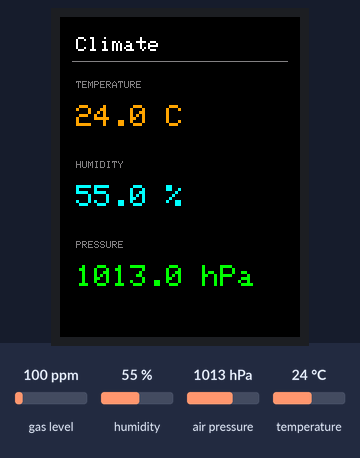
A program run on a simulated ESP32-S3. On the bench: 240×320 colour display. The test bench sets the inputs (shaded band); at power-on: humidity 55 %, air pressure 1013 hPa, temperature 24 °C, gas level 100 ppm. Storage starts empty; what the program prints to the serial monitor is not drawn.

Above: at 1.9 s.
2.0 s: humidity set to 22 %
At 3.4 s:
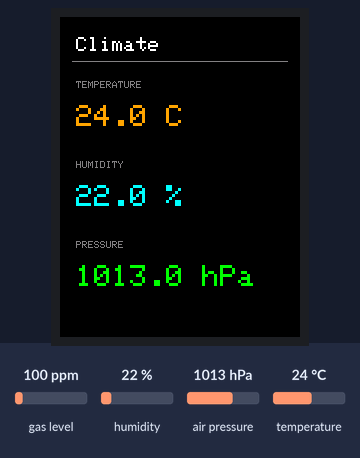
3.7 s: air pressure set to 952 hPa
At 4.9 s:
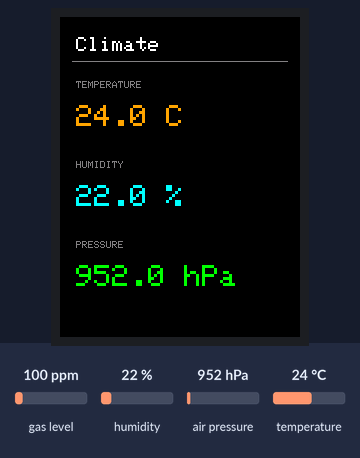
5.7 s: temperature set to 12 °C
At 7.4 s:
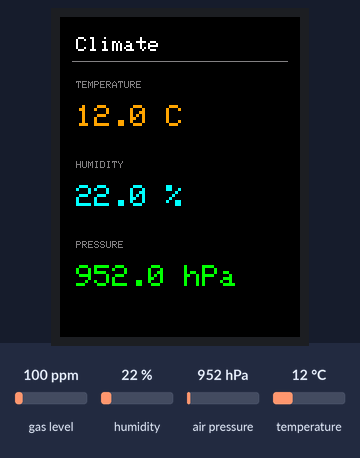
7.7 s: humidity set to 40 %
At 9.2 s:
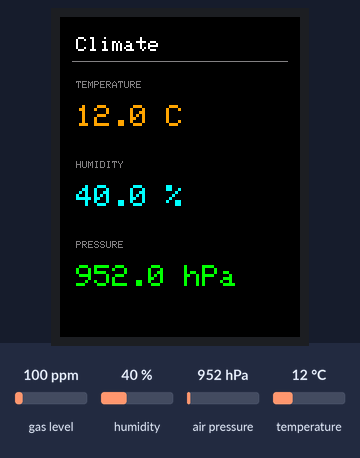
9.7 s: air pressure set to 975 hPa
At 10.7 s:
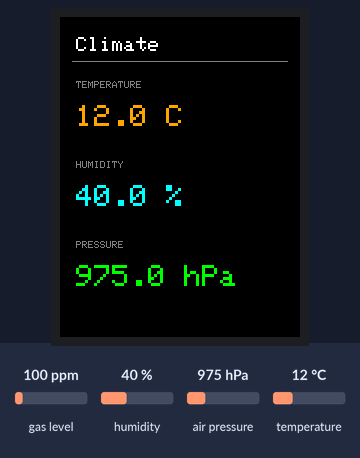
Timing chart, 0 to 12.7 s (numbered marks = the images above; inputs shaded):
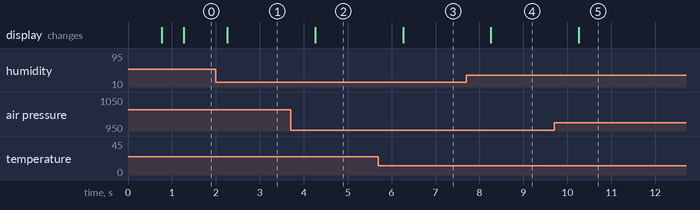

The program:

main.cpp
```cpp
#include <Arduino.h>
#include <SPI.h>
#include <Wire.h>
#include <SdFat.h>
#include <Adafruit_GFX.h>
#include <Adafruit_ST7789.h>
#include <Adafruit_SHT4x.h>
#include <Adafruit_BMP3XX.h>

// Lab pin map — docs/hardware.md
static const int PIN_SDA = 8;
static const int PIN_SCL_I2C = 18;
static const uint8_t BMP390_ADDR = 0x77;

static const int TFT_SCK = 12;
static const int TFT_MOSI = 11;
static const int TFT_CS = 10;
static const int TFT_DC = 9;
static const int TFT_RST = 7;

// Shared SPI bus; dedicated SD CS + MISO (TFT has no MISO wire).
// Module silk this bench: 3V3 · CS · MOSI · CLK · MISO · GND (CLK = SCK).
static const int SD_MISO = 14;
static const int SD_CS = 13;

static const uint32_t UI_PERIOD_MS = 1000;
static const uint32_t LOG_PERIOD_MS = 60000;  // 60 s — raise toward 300000 for 5 min
static const char *LOG_PATH = "/climate.csv";

static const uint16_t COL_BG = ST77XX_BLACK;
static const uint16_t COL_LABEL = 0x8410;
static const uint16_t COL_TEMP = 0xFD20;
static const uint16_t COL_HUM = 0x07FF;
static const uint16_t COL_PRES = 0x07E0;
static const uint16_t COL_TITLE = ST77XX_WHITE;

Adafruit_ST7789 tft = Adafruit_ST7789(TFT_CS, TFT_DC, TFT_RST);
Adafruit_SHT4x sht4;
Adafruit_BMP3XX bmp;

static const int VALUE_SIZE = 3;
static const int VALUE_H = 8 * VALUE_SIZE;
static const int VALUE_PAD = 4;
static const int VALUE_X = 16;
static const int TEMP_Y = 88;
static const int HUM_Y = 168;
static const int PRES_Y = 248;

static uint32_t last_ui_ms = 0;
static uint32_t last_log_ms = 0;
static bool sd_ok = false;
SdFat sd;

static void drawValue(int y, uint16_t color, const char *text) {
  tft.fillRect(12, y - VALUE_PAD, 216, VALUE_H + 2 * VALUE_PAD, COL_BG);
  tft.setTextSize(VALUE_SIZE);
  tft.setTextColor(color);
  tft.setCursor(VALUE_X, y);
  tft.print(text);
}

static void drawChrome() {
  tft.fillScreen(COL_BG);
  tft.setTextWrap(false);

  tft.setTextColor(COL_TITLE);
  tft.setTextSize(2);
  tft.setCursor(16, 20);
  tft.print("Climate");

  tft.drawFastHLine(12, 44, 216, COL_LABEL);

  tft.setTextSize(1);
  tft.setTextColor(COL_LABEL);
  tft.setCursor(16, 64);
  tft.print("TEMPERATURE");
  tft.setCursor(16, 144);
  tft.print("HUMIDITY");
  tft.setCursor(16, 224);
  tft.print("PRESSURE");
}

static void drawValues(float temp_c, float humidity, float pressure_hpa) {
  char buf[24];
  snprintf(buf, sizeof(buf), "%.1f C", temp_c);
  drawValue(TEMP_Y, COL_TEMP, buf);
  snprintf(buf, sizeof(buf), "%.1f %%", humidity);
  drawValue(HUM_Y, COL_HUM, buf);
  snprintf(buf, sizeof(buf), "%.1f hPa", pressure_hpa);
  drawValue(PRES_Y, COL_PRES, buf);
}

static bool ensureLogHeader() {
  if (sd.exists(LOG_PATH)) {
    return true;
  }
  FsFile f = sd.open(LOG_PATH, O_RDWR | O_CREAT | O_TRUNC);
  if (!f) {
    return false;
  }
  f.println("uptime_ms,temp_c,humidity,pressure_hpa");
  f.close();
  return true;
}

static bool appendSample(uint32_t uptime_ms, float temp_c, float humidity,
                         float pressure_hpa) {
  FsFile f = sd.open(LOG_PATH, O_RDWR | O_CREAT | O_AT_END);
  if (!f) {
    return false;
  }
  f.print(uptime_ms);
  f.print(',');
  f.print(temp_c, 2);
  f.print(',');
  f.print(humidity, 1);
  f.print(',');
  f.println(pressure_hpa, 2);
  f.close();
  return true;
}

void setup() {
  Serial.begin(115200);
  delay(500);
  Serial.println();
  Serial.println("weather sd-log — phase 8");
  Serial.printf("I2C SDA=%d SCL=%d  TFT CS=%d  SD CS=%d MISO=%d\n", PIN_SDA,
                PIN_SCL_I2C, TFT_CS, SD_CS, SD_MISO);
  Serial.printf("UI ~1 Hz; CSV append every %lu s -> %s\n",
                (unsigned long)(LOG_PERIOD_MS / 1000UL), LOG_PATH);

  Wire.begin(PIN_SDA, PIN_SCL_I2C);
  Wire.setClock(100000);

  if (!sht4.begin(&Wire)) {
    Serial.println("SHT40 begin failed — halt");
    while (true) {
      delay(1000);
    }
  }
  sht4.setPrecision(SHT4X_HIGH_PRECISION);
  sht4.setHeater(SHT4X_NO_HEATER);

  if (!bmp.begin_I2C(BMP390_ADDR, &Wire)) {
    Serial.println("BMP390 begin failed — halt");
    while (true) {
      delay(1000);
    }
  }
  bmp.setTemperatureOversampling(BMP3_OVERSAMPLING_8X);
  bmp.setPressureOversampling(BMP3_OVERSAMPLING_4X);
  bmp.setIIRFilterCoeff(BMP3_IIR_FILTER_COEFF_3);
  bmp.setOutputDataRate(BMP3_ODR_50_HZ);

  // Shared SPI: SCK/MOSI with TFT; MISO for SD only. SS left to device CS pins.
  SPI.begin(TFT_SCK, SD_MISO, TFT_MOSI, -1);

  pinMode(TFT_CS, OUTPUT);
  digitalWrite(TFT_CS, HIGH);  // deselect panel before card init
  pinMode(SD_CS, OUTPUT);
  digitalWrite(SD_CS, HIGH);

  tft.init(240, 320);
  tft.setRotation(0);
  drawChrome();
  digitalWrite(TFT_CS, HIGH);

  // Cheap TF readers often need a slow first clock; raise later if stable.
  sd_ok = sd.begin(SdSpiConfig(SD_CS, SHARED_SPI, SD_SCK_MHZ(4), &SPI));
  if (!sd_ok) {
    Serial.printf("SD begin failed err=0x%02X data=0x%02X — check card/FAT/wiring\n",
                  sd.sdErrorCode(), sd.sdErrorData());
  } else if (!ensureLogHeader()) {
    Serial.println("SD header write failed");
    sd_ok = false;
  } else {
    Serial.println("SD ready");
  }

  Serial.println("UI live");
  last_ui_ms = 0;
  last_log_ms = 0;
}

void loop() {
  const uint32_t now = millis();

  if (now - last_ui_ms < UI_PERIOD_MS) {
    return;
  }
  last_ui_ms = now;

  sensors_event_t humidity, temp;
  if (!sht4.getEvent(&humidity, &temp)) {
    Serial.println("SHT40 read failed");
    return;
  }
  if (!bmp.performReading()) {
    Serial.println("BMP390 read failed");
    return;
  }

  const float pressure_hpa = bmp.pressure / 100.0f;
  drawValues(temp.temperature, humidity.relative_humidity, pressure_hpa);
  Serial.printf("temp_c=%.2f  humidity=%.1f  pressure_hpa=%.2f\n",
                temp.temperature, humidity.relative_humidity, pressure_hpa);

  if (sd_ok && (last_log_ms == 0 || now - last_log_ms >= LOG_PERIOD_MS)) {
    if (appendSample(now, temp.temperature, humidity.relative_humidity,
                     pressure_hpa)) {
      Serial.printf("sd append %s uptime_ms=%lu\n", LOG_PATH,
                    (unsigned long)now);
      last_log_ms = now;
    } else {
      Serial.println("sd append failed");
      sd_ok = false;
    }
  }
}
```

Measured:
- after the input at 2.0 s, the display: changes after 0.26 s (image 1)
- after the input at 3.7 s, the display: changes after 0.56 s (image 2)
- after the input at 5.7 s, the display: changes after 0.56 s (image 3)
- after the input at 7.7 s, the display: changes after 0.56 s (image 4)
- after the input at 9.7 s, the display: changes after 0.56 s (image 5)
